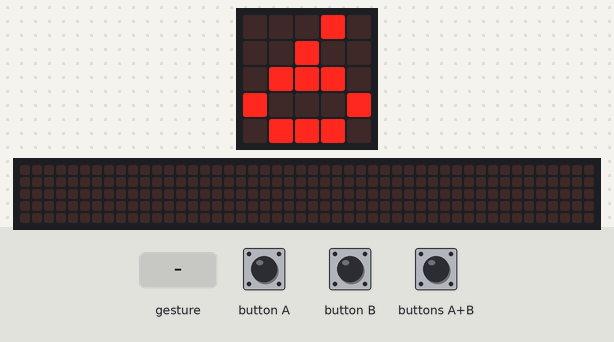
The program below on a simulated BBC micro:bit (MakeCode). Parts: the board's 5×5 LED display, a strip that is not on the board, showing the scrolling text unrolled. The inputs (shaded band) are chosen by the test bench. Random numbers come from a fixed seed; a tilt is held for 1.5 s and a shake lasts 1 s, then the board lies face up again; the 48×5 strip is a reading aid, not a part: it shows the text the display is scrolling, unrolled, one strip-width of it at a time.

Above: at 0.1 s.
2.5 s: gesture 'shake'
At 4.2 s:
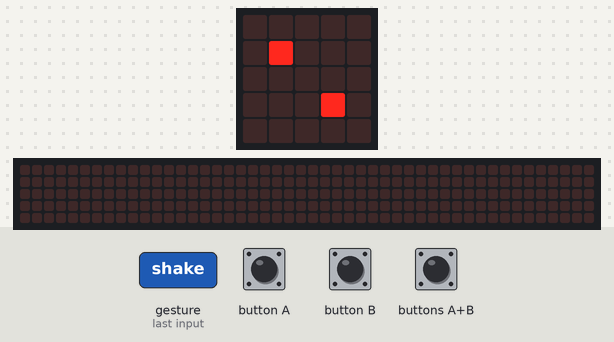
4.3 s: button A pressed for 0.15 s
At 4.52 s:
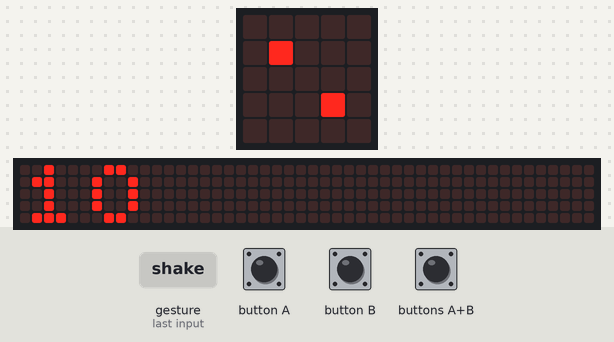
5.0 s: button A pressed for 0.15 s
5.7 s: gesture 'shake'
At 7.4 s:
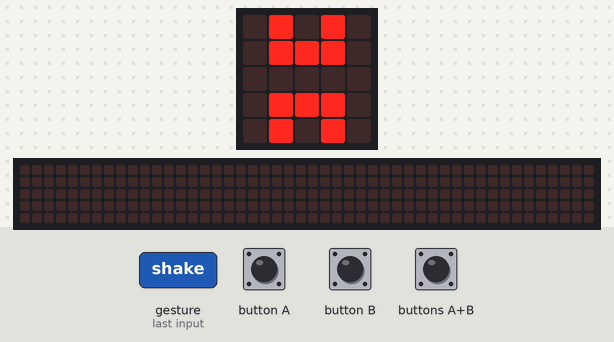
7.5 s: button A pressed for 0.15 s
At 9.05 s:
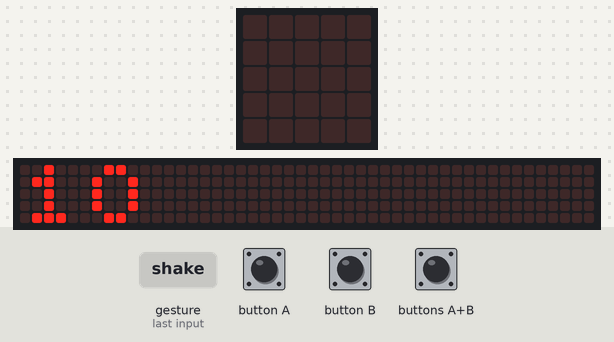

The program:

main.ts
```typescript
input.onGesture(Gesture.Shake, function () {
    for (let index = 0; index < 3; index++) {
        visRulleRundt(50)
    }
    if (snyd && maaSnyde) {
        udfald = maxUdfald
        snyd = false
    } else {
        udfald = randint(1, maxUdfald)
    }
    if (udfald == 1) {
        basic.showLeds(`
            . . . . .
            . . . . .
            . . # . .
            . . . . .
            . . . . .
            `)
    } else if (udfald == 2) {
        basic.showLeds(`
            . . . . .
            . # . . .
            . . . . .
            . . . # .
            . . . . .
            `)
    } else if (udfald == 3) {
        basic.showLeds(`
            . . . . .
            . # . . .
            . . # . .
            . . . # .
            . . . . .
            `)
    } else if (udfald == 4) {
        basic.showLeds(`
            . . . . .
            . # . # .
            . . . . .
            . # . # .
            . . . . .
            `)
    } else if (udfald == 5) {
        basic.showLeds(`
            . . . . .
            . # . # .
            . . # . .
            . # . # .
            . . . . .
            `)
    } else if (udfald == 6) {
        basic.showLeds(`
            . . . . .
            . # . # .
            . # . # .
            . # . # .
            . . . . .
            `)
    } else if (udfald == 7) {
        basic.showLeds(`
            . . . . .
            . # . # .
            . # # # .
            . # . # .
            . . . . .
            `)
    } else if (udfald == 8) {
        basic.showLeds(`
            . . . . .
            . # # # .
            . # . # .
            . # # # .
            . . . . .
            `)
    } else if (udfald == 9) {
        basic.showLeds(`
            . . . . .
            . # # # .
            . # # # .
            . # # # .
            . . . . .
            `)
    } else if (udfald == 10) {
        basic.showLeds(`
            . # . # .
            . # # # .
            . . . . .
            . # # # .
            . # . # .
            `)
    } else {
        basic.showString("?")
    }
})
input.onButtonPressed(Button.A, function () {
    if (maxUdfald == 6) {
        maxUdfald = 10
    } else {
        maxUdfald = 6
    }
    basic.showString("" + (maxUdfald))
    basic.pause(500)
    basic.clearScreen()
})
input.onButtonPressed(Button.AB, function () {
    maaSnyde = !(maaSnyde)
})
input.onButtonPressed(Button.B, function () {
    snyd = !(snyd)
})
function visRulleRundt (pauseLaengde: number) {
    basic.clearScreen()
    led.plot(0, 0)
    led.plot(1, 0)
    led.plot(2, 0)
    basic.pause(pauseLaengde)
    led.unplot(0, 0)
    led.unplot(1, 0)
    led.plot(3, 0)
    led.plot(4, 0)
    basic.pause(pauseLaengde)
    led.unplot(2, 0)
    led.unplot(3, 0)
    led.plot(4, 1)
    led.plot(4, 2)
    basic.pause(pauseLaengde)
    led.unplot(4, 0)
    led.unplot(4, 1)
    led.plot(4, 3)
    led.plot(4, 4)
    basic.pause(pauseLaengde)
    led.unplot(4, 2)
    led.unplot(4, 3)
    led.plot(3, 4)
    led.plot(2, 4)
    basic.pause(pauseLaengde)
    led.unplot(4, 4)
    led.unplot(3, 4)
    led.plot(1, 4)
    led.plot(0, 4)
    basic.pause(pauseLaengde)
    led.unplot(2, 4)
    led.unplot(1, 4)
    led.plot(0, 3)
    led.plot(0, 2)
    basic.pause(pauseLaengde)
    led.unplot(0, 4)
    led.unplot(0, 3)
    led.plot(0, 1)
    led.plot(0, 0)
    basic.pause(pauseLaengde)
    led.unplot(0, 2)
    led.unplot(0, 1)
    led.unplot(0, 0)
}
let udfald = 0
let maxUdfald = 0
let snyd = false
let maaSnyde = false
maaSnyde = true
snyd = false
maxUdfald = 6
basic.showString("" + (maxUdfald))
basic.pause(500)
basic.clearScreen()
```

test.ts
```typescript
// test ender her, dette bliver ikke kompileret, når denne pakke bruges som en udvidelse.
```

Measured:
- after the input at 2.5 s, the display: first changes after 0.20 s (image 1 shows a later state)
- after the input at 4.3 s, the display: changes after 0.15 s (image 2)
